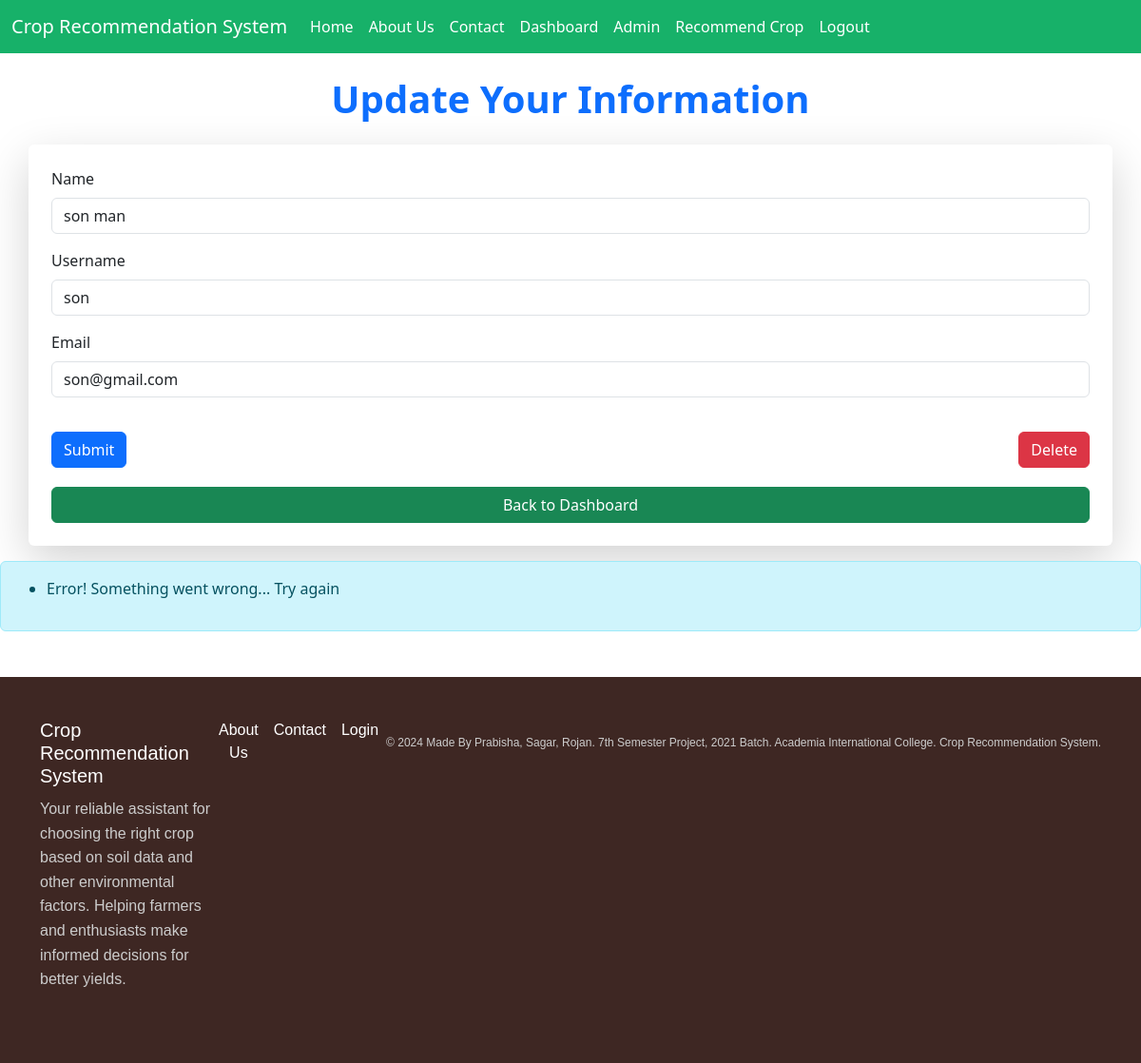
Screenshot of /update/2 (signed in) with the database file from the repository.
### app.py (models this page shows, shortened)
class Users(db.Model,UserMixin):
    id = db.Column(db.Integer, primary_key=True)
    username=db.Column(db.String(20),nullable=False,unique=True)
    name = db.Column(db.String(200), nullable=False)
    email = db.Column(db.String(200), nullable=False, unique=True)
    date_added = db.Column(db.DateTime, default=datetime.utcnow)
    password_hash=db.Column(db.String(128))
    @property
    def password(self):
        raise AttributeError('Password is not a readable attribute!')

### app.py (the view)
@app.route('/update/<int:id>',methods=['GET','POST'])
def update(id):
    if id!=current_user.id and current_user.id!=1:
        flash("You are not authorized to update others information","warning")
        return redirect(url_for('dashboard'))
    form= UserForm()
    name_to_update=Users.query.get_or_404(id)
    if request.method == "POST":
        name_to_update.name=request.form['name']
        name_to_update.email=request.form['email']
        name_to_update.username=request.form['username']
        try:
            db.session.commit()
            flash("User updated successfully")
            return render_template("update.html",
            form=form,
            name_to_update=name_to_update)
        except:
            flash("Error! Something went wrong... Try again")
            return render_template("update.html",
            form=form,
            name_to_update=name_to_update)
    else:
        flash("Error! Something went wrong... Try again")
        return render_template("update.html",
            form=form,
            name_to_update=name_to_update)

### webforms.py
class UserForm(FlaskForm):
    name = StringField("Name", validators=[DataRequired()])
    username=StringField("Username", validators=[DataRequired()])
    email = StringField("Email", validators=[DataRequired(),Email()])
    password_hash=PasswordField('Password',validators=[DataRequired(),EqualTo('password_hash2',message="Password Must Match")])
    password_hash2=PasswordField('Confirm Password', validators=[DataRequired()])
    submit = SubmitField("Submit")

### app.py (called while the page is built)
@login_manager.user_loader
def load_user(user_id):
    return Users.query.get(int(user_id))

### templates/update.html (shortened to what this page needs)
{% extends 'base.html' %}
{% block content %}
<br>
<h1 class="mb-4 text-center text-primary fw-bold">Update Your Information</h1>
<div class="container mt-4 p-4 shadow-lg rounded bg-white">
    <form method="POST" class="needs-validation" novalidate>
        <div class="mb-3">
            <label for="name" class="form-label">{{ form.name.label }}</label>
            {{ form.name(class="form-control", id="name", value=name_to_update.name, placeholder="Enter your name") }}
        </div>
        <div class="mb-3">
          <label for="username" class="form-label">{{ form.username.label }}</label>
          {{ form.username(class="form-control", id="username", value=name_to_update.username, placeholder="Enter your username") }}
      </div>
        <div class="mb-3">
            <label for="email" class="form-label">{{ form.email.label }}</label>
            {{ form.email(class="form-control", id="email", value=name_to_update.email, placeholder="Enter your email") }}
        </div>
        <div class="d-flex justify-content-between">
            <button type="submit" class="btn btn-primary">{{ form.submit.label.text or 'Update User' }}</button>
            <a href="{{ url_for('delete', id=name_to_update.id) }}" class="btn btn-danger ml-2">Delete</a>
        </div>
    </form>
    <div class="d-grid gap-2">
      <a href="{{ url_for('dashboard') }}" class="btn btn-success ml-2">Back to Dashboard</a>
    </div>
  </div>
    {% with messages = get_flashed_messages() %}
      {% if messages %}
        <div class="alert alert-info mt-3">
          <ul>
            {% for message in messages %}
              <li>{{ message }}</li>
            {% endfor %}
          </ul>
        </div>
      {% endif %}
    {% endwith %}
{% endblock content %}

### static/css/style.css (style rules this page uses)
* { margin: 0; padding: 0; box-sizing: border-box; }
body { font-family: Arial, sans-serif; }
.btn { display: inline-block; padding: 15px 30px; background-color: #4CAF50; color: white; text-decoration: none; font-size: 1em; border-radius: 5px; transition: background 0.3s ease; margin-top: 20px; }

### rows the page displays
Users: name "son man", username "son", email "son@gmail.com"

### other values shown
{{ message }} "Error! Something went wrong... Try again"
